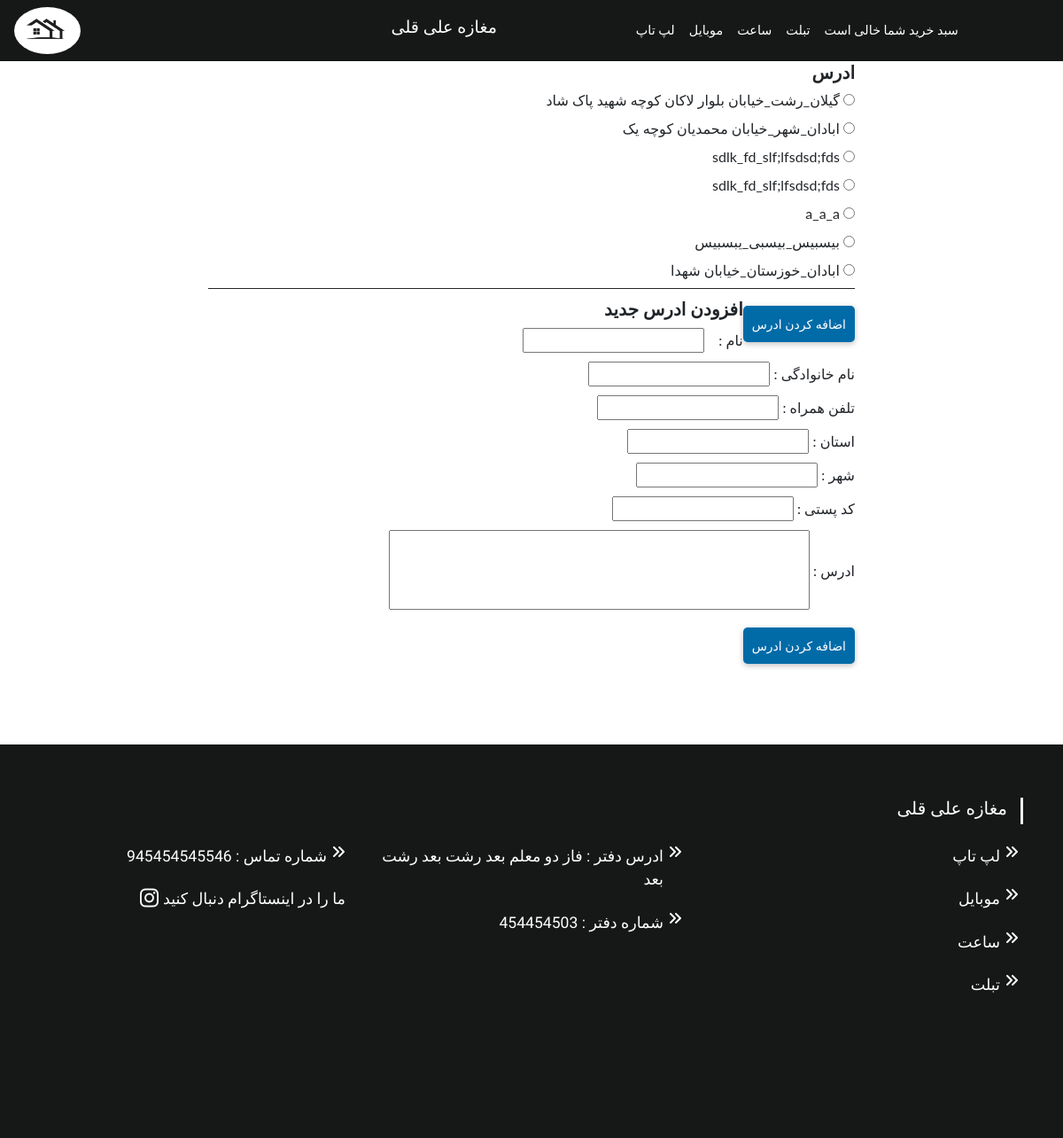
Page /cart/checkout/ (signed in) on the committed database.
### customers/models.py (models this page shows)
class Address(models.Model):
    class Meta:
        verbose_name_plural = "Adresses"
    user               = models.ForeignKey(CustomUser, blank=False, null=False, on_delete=models.CASCADE)
    firstname          =  models.CharField(max_length=30, blank=False, null=False)
    lastname           = models.CharField(max_length=30, blank=False, null=False)
    address_text       = models.CharField(max_length=1200, blank=False, null=False)
    country            = models.CharField(max_length=40, default='ایران', null=False)
    province           = models.CharField(max_length=100, blank=False, null=False)
    city               = models.CharField(max_length=100, blank=False, null=False)
    postcode           = models.CharField(max_length=12, blank=False, null=False)
    phone_number       = models.CharField(max_length=11, blank=False, null=False)
    def __str__(self):
        return f"{self.province}_{self.city}_{self.address_text}"

### cart/views.py (the view, shortened to what this page needs)
# urls.py: path('checkout/', views.OrderCreateView.as_view(), name='checkout'),
class OrderCreateView(TemplateView):
    template_name = 'cart/create_order.html'
    model = Product
    address_form = AddressForm
    def get_context_data(self, **kwargs):
        context = super().get_context_data(**kwargs)
        if self.request.user.is_authenticated:
            user_ = CustomUser.objects.get(email=self.request.user)
            address_list = Address.objects.filter(user = user_)
            address_form =  AddressForm()
            context.update({'address_list':address_list,'address_form':address_form})
        else:
            print('dumb')
        return context

### cart/forms.py
class AddressForm(forms.ModelForm):
    def __init__(self, *args, **kwargs):
        kwargs.setdefault('label_suffix', '')
        super(AddressForm, self).__init__(*args, **kwargs)
        self.fields['country']  = forms.CharField(required=False)
        self.fields['firstname'] = forms.CharField(widget=forms.TextInput(attrs={"style" :"text-align:right; ",}))
        self.fields['lastname'] = forms.CharField(widget=forms.TextInput(attrs={"style" :"text-align:right; ",}))
        self.fields['city'] = forms.CharField(widget=forms.TextInput(attrs={"style" :"text-align:right; ",}))
        self.fields['province'] = forms.CharField(widget=forms.TextInput(attrs={"style" :"text-align:right; ",}))
        self.fields['postcode'] = forms.CharField(widget=forms.TextInput(attrs={"style" :"text-align:right; ",}))
        self.fields['address_text'] = forms.CharField(widget=forms.TextInput(attrs={
                     "style" :"text-align:right; width:65%; height:90px;",
                   }))
    class Meta:
        model = Address
        fields = ["firstname", "lastname", "address_text", "phone_number",
                 "phone_number", "postcode", "city", "province", "country"]

### cart/cart.py (called while the page is built)
    def __len__(self):
        return sum(item['quantity'] for item in self.cart.values())

### cart/context_processors.py (called while the page is built)
def cart(request):
    return {'cart': Cart(request)}

### customers/models.py (called while the page is built)
    def __str__(self):
        return self.email

### cart/templates/cart/create_order.html (shortened to what this page needs)
{% extends 'base.html' %}
{% load static %}
{% load thumbnail %}
{% block add_css %}
<link rel="stylesheet" href="{% static 'home/css/style.css' %}" type="text/css" media="screen" />
<link rel="stylesheet" href="{% static 'home/css/flexslider.css' %}" type="text/css" media="screen" />
{% endblock add_css %}
{% block content %}
<div class="container">
  <div class="row comment-box">
    <div class="col-2">
    </div>
    <div class="col-8">
      <h5 style="font-weight:bold;">ادرس</h5>
      <div class="comment">
        <div style="border-bottom:1px solid;">
          <form class="" action="." method="post">
            {% for obj in address_list %}
            <div class="col-xs-3 ">
                <label>
                {{obj}}
                <input type="radio" name="address_id" value="{{ obj.id }}">
                </label>
              </div>
            {% endfor %}
            <button style="margin-top:20px;" class='primaryContained float-right' type="submit">اضافه کردن ادرس</button>
          </form>
        </div>
        <div class="new_address">
          <h5>افزودن ادرس جدید</h5>
          {% if user.is_authenticated %}
            <form class="" action="." method="post">
              <div class="form-margin">
                {{address_form.firstname}}
                <span style="margin-left:12px;">:  نام</span>
              </div>
              <div class="form-margin">
                {{address_form.lastname}}
                <span >:  نام خانوادگی</span>
              </div>
              <div class="form-margin">
                {{address_form.phone_number}}
                <span>: تلفن همراه</span>
              </div>
              <div class="form-margin">
                {{address_form.province}}
                <span>: استان</span>
              </div>
              <div class="form-margin">
                {{address_form.city}}
                 : شهر
              </div>
              <div class="form-margin">
                {{address_form.postcode}}
                 : کد پستی
              </div>
              <div class="form-margin">
                {{address_form.address_text}}
                : ادرس
              </div>
              <button style="margin-top:20px;" class='primaryContained float-right' type="submit">اضافه کردن ادرس</button>
            </form>
          {% endif %}
        </div>
      </div>
    </div>
    <div class="col-2">
    </div>
  </div>
  <div class="row">
    <div class="col-6">
  </div>
  </div>
</div>
{% endblock content %}

### homepage/static/home/css/style.css (style rules this page uses)
* { margin: 0; padding: 0; }
body { font-family: "Lato", sans-serif; }

### cart/templates/cart/create_order.html (style rules this page uses)
.comment { display: block; transition: all 1s; }
button.primaryContained { background: #016ba8; color: #fff; padding: 10px 10px; border: none; margin-top: 0px; cursor: pointer; box-shadow: 0px 2px 6px 0px rgba(0, 0, 0, 0.25); transition: 1s all; font-size: 14px; border-radius: 5px; }
.comment-box { text-align:right; }
.form-margin { margin-top:10px; }
.new_address h5 { font-weight: bold; margin-top:10px; margin-bottom:10px; }

### rows in the picture
Address: province+city+address_text "گیلان_رشت_خیابان بلوار لاکان کوچه شهید پاک شاد"
Address: province+city+address_text "ابادان_شهر_خیابان محمدیان کوچه یک"
Address: province+city+address_text "sdlk_fd_slf;lfsdsd;fds"
Address: province+city+address_text "sdlk_fd_slf;lfsdsd;fds"
Address: province+city+address_text "a_a_a"
Address: province+city+address_text "بیسبیس_بیسبی_یبسبیس"
Address: province+city+address_text "ابادان_خوزستان_خیابان شهدا"
